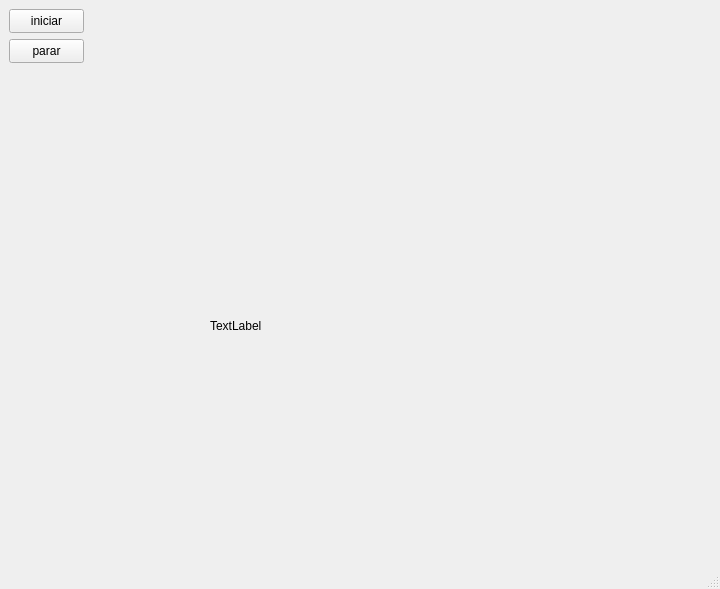
<?xml version="1.0" encoding="UTF-8"?>
<ui version="4.0">
 <class>MainWindow</class>
 <widget class="QMainWindow" name="MainWindow">
  <property name="geometry">
   <rect>
    <x>0</x>
    <y>0</y>
    <width>720</width>
    <height>589</height>
   </rect>
  </property>
  <property name="windowTitle">
   <string>MainWindow</string>
  </property>
  <widget class="QWidget" name="centralwidget">
   <widget class="QLabel" name="gifLabel">
    <property name="geometry">
     <rect>
      <x>210</x>
      <y>190</y>
      <width>311</width>
      <height>271</height>
     </rect>
    </property>
    <property name="autoFillBackground">
     <bool>true</bool>
    </property>
    <property name="text">
     <string>TextLabel</string>
    </property>
   </widget>
   <widget class="QPushButton" name="boton">
    <property name="geometry">
     <rect>
      <x>9</x>
      <y>9</y>
      <width>75</width>
      <height>24</height>
     </rect>
    </property>
    <property name="text">
     <string>iniciar</string>
    </property>
   </widget>
   <widget class="QPushButton" name="boton_2">
    <property name="geometry">
     <rect>
      <x>9</x>
      <y>39</y>
      <width>75</width>
      <height>24</height>
     </rect>
    </property>
    <property name="text">
     <string>parar</string>
    </property>
   </widget>
  </widget>
  <widget class="QMenuBar" name="menubar">
   <property name="geometry">
    <rect>
     <x>0</x>
     <y>0</y>
     <width>720</width>
     <height>22</height>
    </rect>
   </property>
  </widget>
  <widget class="QStatusBar" name="statusbar"/>
 </widget>
 <resources/>
 <connections/>
</ui>
